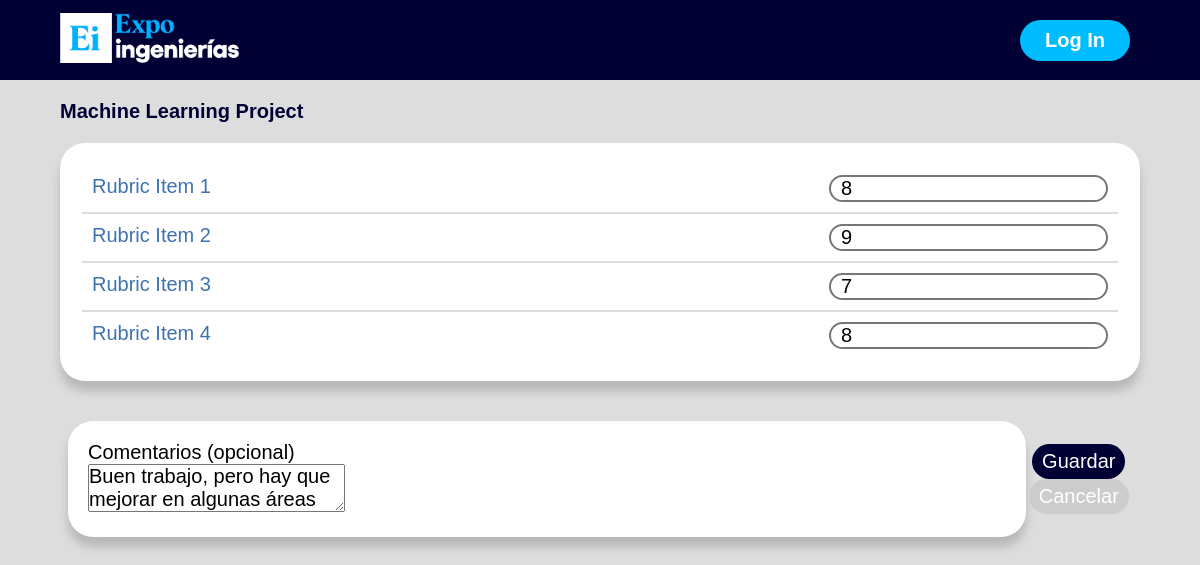
Page /actualizar_evaluacion.php?id=1 on the committed database.
### tables this page shows
CREATE TABLE r_proyectos(
   id_proyecto INT NOT NULL AUTO_INCREMENT PRIMARY KEY,	
   poster VARCHAR(100),
   description TEXT,
   estatus BOOL,
   nombre VARCHAR(100),
   video VARCHAR(100),
   fecha_registro DATETIME,
   id_uf VARCHAR(10),
   id_docente INT,
   id_edicion INT,
   id_categoria INT,
   id_nivel INT,
   premio INT,  
   FOREIGN KEY (id_uf)
   REFERENCES r_ufs(id_uf)
   ON DELETE RESTRICT
   ON UPDATE CASCADE,
   FOREIGN KEY (id_docente)
   REFERENCES r_docentes(id_docente)
   ON DELETE RESTRICT
   ON UPDATE CASCADE,
   FOREIGN KEY (id_edicion)
   REFERENCES r_ediciones(id_edicion)
   ON DELETE RESTRICT
   ON UPDATE CASCADE,
   FOREIGN KEY (id_categoria)
   REFERENCES r_categorias(id_categoria)
   ON DELETE RESTRICT
   ON UPDATE CASCADE,
   FOREIGN KEY (id_nivel)
   REFERENCES r_niveles_desarrollo(id_nivel)
   ON DELETE RESTRICT
   ON UPDATE CASCADE
);

CREATE TABLE r_rubrica(
	id_rubrica INT NOT NULL AUTO_INCREMENT PRIMARY KEY,
   nombre1 VARCHAR(30),
   nombre2 VARCHAR(30),
   nombre3 VARCHAR(30),
   nombre4 VARCHAR(30),
   descripcion1 TEXT,
   descripcion2 TEXT,
   descripcion3 TEXT,
   descripcion4 TEXT
);

CREATE TABLE r_calificaciones(
	id_calificacion INT NOT NULL AUTO_INCREMENT PRIMARY KEY,
	puntos_rubro1 INT,
   puntos_rubro2 INT,
   puntos_rubro3 INT,
   puntos_rubro4 INT,
   comentarios TEXT,
   fecha DATETIME,
   id_proyecto INT,
   id_juez INT,
   FOREIGN KEY (id_proyecto)
   REFERENCES r_proyectos(id_proyecto)
   ON DELETE CASCADE
   ON UPDATE CASCADE,
   FOREIGN KEY (id_juez)
   REFERENCES r_jueces(id_juez)
   ON DELETE RESTRICT
   ON UPDATE CASCADE
);

### actualizar_evaluacion.php (the view, shortened to what this page needs)
<?php
   $id_calificacion = null;
	if ( !empty($_GET['id'])) {
		$id_calificacion = $_REQUEST['id'];
	}
	if (!empty($_POST)) {
		$r1 = filter_var($_POST['r1'], FILTER_VALIDATE_INT);
      $r2 = filter_var($_POST['r2'], FILTER_VALIDATE_INT);
      $r3 = filter_var($_POST['r3'], FILTER_VALIDATE_INT);
		$r4 = filter_var($_POST['r4'], FILTER_VALIDATE_INT);
      $comentarios = $_POST['comentarios'];
		$valid = true;
		if (empty($r1) or empty($r2) or empty($r3) or empty($r4)
         or $r1 === false or $r2 === false or $r3 === false or $r4 === false){
            $Error = 'Por favor escribe una calificacion válida';
            $valid = false;
		}
		if ($valid) {
			$pdo = Database::connect();
			$pdo->setAttribute(PDO::ATTR_ERRMODE, PDO::ERRMODE_EXCEPTION);
			$sql = "UPDATE r_calificaciones
                  SET puntos_rubro1 = ?,  puntos_rubro2 = ?, puntos_rubro3 = ?, puntos_rubro4 = ?, comentarios = ?
                  WHERE id_calificacion = ?";
			$q = $pdo->prepare($sql);
			$q->execute(array($r1,$r2, $r3, $r4, $comentarios, $id_calificacion));
			Database::disconnect();
			header("Location: evaluar.php");
		}
   }
   else{
      $pdo = Database::connect();
      $pdo->setAttribute(PDO::ATTR_ERRMODE, PDO::ERRMODE_EXCEPTION);
      $sql = 'SELECT *  FROM r_calificaciones WHERE id_calificacion = ?';
      $q = $pdo->prepare($sql);
      $q->execute(array($id_calificacion));
      $calificacion = $q->fetch(PDO::FETCH_ASSOC);
      $r1 = $calificacion['puntos_rubro1'];
      $r2 = $calificacion['puntos_rubro2'];
      $r3   = $calificacion['puntos_rubro3'];
      $r4 = $calificacion['puntos_rubro4'];
      $comentarios = $calificacion['comentarios'];
   }
?>
<!DOCTYPE html>
<html lang="en">
<head>
   <link rel="stylesheet" href="CSS/style.css">
</head>
<body>
   <div id="header"></div>
   <?php
      $pdo = Database::connect();
      $sql = 'SELECT *  FROM r_calificaciones WHERE id_calificacion = ?';
      $q = $pdo->prepare($sql);
      $q->execute(array($id_calificacion));
      $calificacion = $q->fetch(PDO::FETCH_ASSOC);
      $sql = 'SELECT *  FROM r_proyectos WHERE id_proyecto = ?';
      $q = $pdo->prepare($sql);
      $q->execute(array($calificacion['id_proyecto']));
      $proyecto = $q->fetch(PDO::FETCH_ASSOC);
      $sql = 'SELECT *  FROM r_rubrica';
      $q = $pdo->prepare($sql);
      $q->execute();
      $rubrica = $q->fetch(PDO::FETCH_ASSOC);
      echo '<h1 class="label">'.$proyecto['nombre'].'</h1>';
      ?>
   <form method="post" action="evaluacion.php?id=<?php echo $id_calificacion ?>">
   <div class = "container">
   <table class="general">
   <?php
      echo '<tr>';
      echo '<td>';
      echo '<a class="link" href="">'. $rubrica['nombre1'] .'</a>';
      echo '</td>';
      echo '<td>';
      echo '<input type="number" name="r1" value="';
      echo !empty($r1)?$r1:'';
      echo '">';
      echo '</td>';
      echo '</tr>';
      echo '<tr>';
      echo '<td>';
      echo '<a class="link" href="">'. $rubrica['nombre2'] .'</a>';
      echo '</td>';
      echo '<td>';
      echo '<input type="number" name="r2" value="';
      echo !empty($r2)?$r2:'';
      echo '">';
      echo '</td>';
      echo '</tr>';
      echo '<tr>';
      echo '<td>';
      echo '<a class="link" href="">'. $rubrica['nombre3'] .'</a>';
      echo '</td>';
      echo '<td>';
      echo '<input type="number" name="r3" value="';
      echo !empty($r3)?$r3:'';
      echo '">';
      echo '</td>';
      echo '</tr>';
      echo '<tr>';
      echo '<td>';
      echo '<a class="link" href="">'. $rubrica['nombre4'] .'</a>';
      echo '</td>';
      echo '<td>';
      echo '<input type="number" name="r4" value="';
      echo !empty($r4)?$r4:'';
      echo '">';
      echo '</td>';
      echo '</tr>';
      ?>
</table>
</div>
<div id="wrapper">
  <div id="w70">
   <p>Comentarios (opcional)</p>
   <textarea id="comment" name="comentarios" ><?php echo !empty($comentarios)?$comentarios:'';?></textarea>
  </div>
  <div id="w30">
      <input value="Guardar" type="submit" class = "btn">
      <button class="cancel" onclick="history.go(-1);">Cancelar</button>
  </div>
</div>
</form>
</body>
</html>

### CSS/style.css (style rules this page uses)
:root { --background: #f5f5f5; --main: #112d4e; --wordaccent1: #3f72af; --wordaccentbg1: #dbe2ef; --wordaccent2: #1687a7; --backgroundR: #dddddd; --mainR: #000035; --wordaccent1R: #00bdff; --wordaccentbg1R: white; --wordaccent2R: #00a2dd; }
* { box-sizing: border-box; margin: 0; padding: 0; font-family: "Gellix", sans-serif; font-size: 20px; }
.general tr { display: flex; justify-content: space-between; border: solid; border-color: var(--backgroundR); border-width: 1px 0; }
.general tr:first-child { border-top: none; }
.general tr:last-child { border-bottom: none; }
.general td { padding: 10px; }
body { background-color: var(--backgroundR); }
h1 { color: var(--mainR); }
.container { display: grid; background: #ffffff; margin-top: 20px; margin-left: 5%; margin-right: 5%; margin-bottom: 20px; border-radius: 25px; padding: 20px; box-shadow: 0px 10px 10px #b8b8b8; }
.label { margin-top: 20px; margin-left: 5%; margin-right: 5%; }
.link { color: var(--wordaccent1); text-decoration: none; }
.btn { color: var(--wordaccentbg1R); padding: 6px 10px; background: var(--mainR); border: none; border-radius: 30px; cursor: pointer; transition: all 0.3s ease 0s; text-decoration: none; }
.cancel { color: var(--wordaccentbg1R); padding: 6px 10px; background: rgb(204, 204, 204); border: none; border-radius: 30px; cursor: pointer; transition: all 0.3s ease 0s; text-decoration: none; }
input { border-radius: 50px; border-style: solid; padding-left: 10px; }
#wrapper { display:flex; margin-top: 20px; margin-left: 4%; margin-right: 4%; margin-bottom: 20px; border-radius: 25px; padding: 20px; }
#w30 { width:10%; display: flex; flex-direction: column; justify-content: center; align-items: center; }
#w70 { background: #ffffff; width:90%; border-radius: 25px; padding: 20px; box-shadow: 0px 10px 10px #b8b8b8; }

### rows in the picture
r_proyectos: nombre "Machine Learning Project"
r_rubrica: nombre1 "Rubric Item 1", nombre2 "Rubric Item 2", nombre3 "Rubric Item 3", nombre4 "Rubric Item 4"
r_calificaciones: r1 "8", r2 "9", r3 "7", r4 "8", comentarios "Buen trabajo, pero hay que mejorar en algunas áreas"
